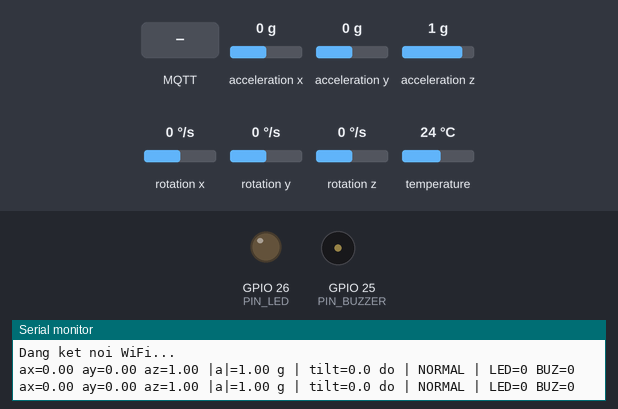
The sketch below on a simulated ESP32. Parts: output pins drawn as LEDs (lit = HIGH), buzzer (waves = sounding), the last lines printed to the serial monitor. The inputs (shaded band) are chosen by the test bench; at power-on: acceleration z 1 g, acceleration x 0 g, acceleration y 0 g, rotation x 0 °/s, rotation y 0 °/s, rotation z 0 °/s, temperature 24 °C. WiFi joins after 1.5 s; servers stay silent unless stated; no MQTT or app messages arrive unless stated.

Above: at 1.2 s.
1.3 s: acceleration z set to -0.6 g
4.0 s: acceleration z set to -0.9 g
5.5 s: MQTT message "ON" arrives on the first subscribed topic
At 6.3 s:
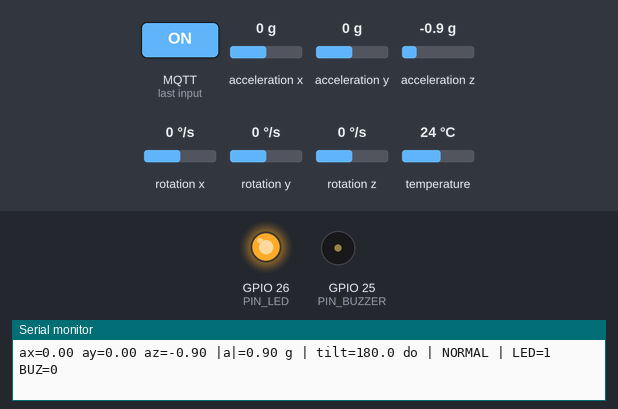
7.0 s: MQTT message "ON" arrives on the second subscribed topic
At 7.5 s:
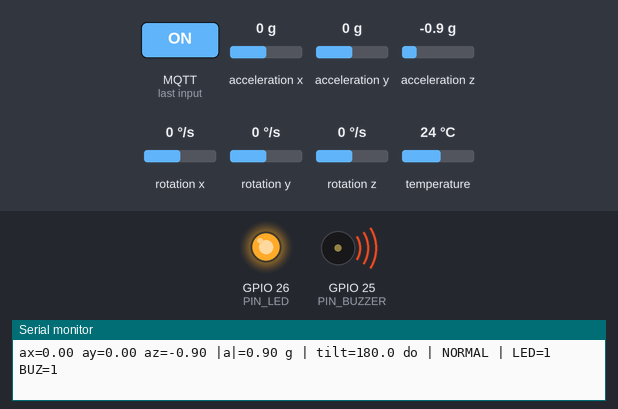
8.5 s: MQTT message "0" arrives on the first subscribed topic
At 9.7 s:
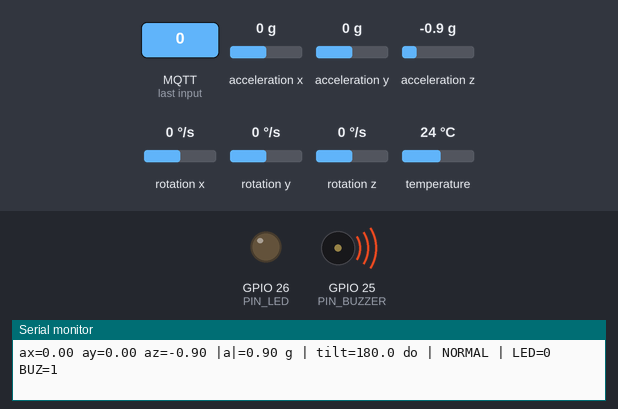
10.0 s: MQTT message "1" arrives on the first subscribed topic
At 11.0 s:
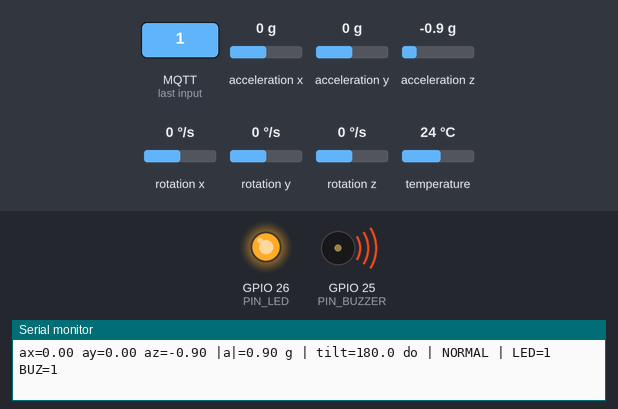
Timing chart, 0 to 12.5 s (numbered marks = the images above; inputs shaded):
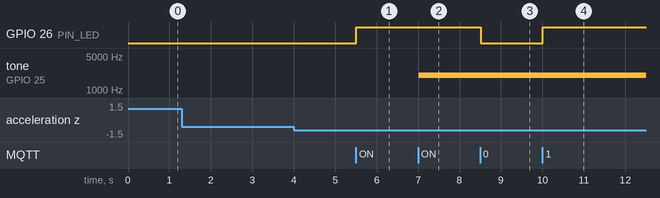

Measured:
- after the input at 5.5 s, GPIO 26 (PIN_LED): LOW → HIGH at once
- after the input at 7.0 s, tone on GPIO 25 (PIN_BUZZER): silent → 2000 Hz at once
- after the input at 8.5 s, GPIO 26 (PIN_LED): HIGH → LOW at once
- after the input at 10.0 s, GPIO 26 (PIN_LED): LOW → HIGH at once

The sketch:

fall_detection_rtos.ino
```cpp
#include <WiFi.h>
#include <Wire.h>
#include <PubSubClient.h>
#include <Adafruit_MPU6050.h>
#include <Adafruit_Sensor.h>

// ====== CAU HINH ======
const char* WIFI_SSID = "Wokwi-GUEST";   // WiFi that: doi lai ten/mat khau
const char* WIFI_PASS = "";
const char* MQTT_HOST = "broker.hivemq.com";
const int   MQTT_PORT = 1883;

#define PREFIX "fall_demo_5a7c/"          // <-- DOI thanh ten rieng, trung voi index.html
const char* T_DATA = PREFIX "data";
const char* T_LED  = PREFIX "cmd/led";
const char* T_BUZ  = PREFIX "cmd/buzzer";
const char* T_RST  = PREFIX "cmd/reset";

#define PIN_LED    26
#define PIN_BUZZER 25

// ====== NGUONG THUAT TOAN TE NGA ======
const float FREEFALL_G         = 0.5;    // |a| < 0.5 g  -> roi tu do
const float IMPACT_G           = 2.0;    // |a| > 2.0 g  -> va cham manh
const float TILT_JUMP_DEG      = 50.0;   // goc doi > 50 do trong ~0.5 s -> nghieng dot ngot
const float TILT_LYING_DEG     = 60.0;   // goc > 60 do -> dang nam
const unsigned long FREEFALL_WINDOW_MS = 1000;  // sau roi tu do phai co va cham trong 1 s
const unsigned long CONFIRM_MS         = 1500;  // cho 1.5 s sau va cham roi xac nhan

const uint32_t SAMPLE_PERIOD_MS  = 100;   // doc cam bien 10 Hz
const uint32_t PUBLISH_PERIOD_MS = 500;   // in Serial + gui queue moi 0.5 s

// ====== KIEU DU LIEU ======
enum State : uint8_t { NORMAL, FREEFALL, IMPACT_WAIT, FALL };
const char* stateName[] = { "NORMAL", "FREEFALL", "IMPACT", "FALL" };

// Goi du lieu day du: Task doc data -> dataQueue -> Task truyen data
struct SensorData {
  float ax, ay, az;     // g
  float aTotal;         // g
  float tilt;           // do
  uint8_t state;        // State
};

// Ban tin canh bao: Task doc data / MQTT callback -> alertQueue -> Task canh bao
enum AlertType : uint8_t {
  ALERT_STATE,          // value = State (tu thuat toan)
  CMD_LED,              // value = 0/1 (manual)
  CMD_BUZZER            // value = 0/1 (manual)
};
struct AlertMsg {
  AlertType type;
  uint8_t   value;
};

// ====== DOI TUONG DUNG CHUNG ======
QueueHandle_t dataQueue  = NULL;   // "data Queue"
QueueHandle_t alertQueue = NULL;   // "data Alert"

Adafruit_MPU6050 mpu;
WiFiClient wifiClient;
PubSubClient mqtt(wifiClient);

volatile bool ledOn = false;          // chi TaskCanhBao ghi
volatile bool buzOn = false;          // chi TaskCanhBao ghi
volatile bool resetRequest = false;   // MQTT callback ghi, TaskDocData doc roi xoa

// ====== TASK CANH BAO (Core 1) ======
void setOutputs(bool led, bool buz) {
  ledOn = led;
  buzOn = buz;
  digitalWrite(PIN_LED, led);
  if (buz) tone(PIN_BUZZER, 2000);
  else     noTone(PIN_BUZZER);
}

void TaskCanhBao(void* pv) {
  AlertMsg msg;
  uint8_t lastState = NORMAL;

  for (;;) {
    if (xQueueReceive(alertQueue, &msg, portMAX_DELAY) != pdTRUE) continue;

    switch (msg.type) {
      case ALERT_STATE:
        if (msg.value == FALL) {
          setOutputs(true, true);                 // tu dong bat Den + Coi
        } else if (lastState == FALL) {
          setOutputs(false, false);               // het canh bao (Reset)
        }
        lastState = msg.value;
        break;

      case CMD_LED:                               // che do manual
        setOutputs(msg.value, buzOn);
        break;

      case CMD_BUZZER:
        setOutputs(ledOn, msg.value);
        break;
    }
  }
}

// ====== TASK DOC DATA (Core 1) ======
State state = NORMAL;
unsigned long tState = 0;
float tiltHist[5];
int   tiltIdx = 0;

// Tinh gia toc + goc nghieng tu MPU6050
void readSensor(SensorData& d, float& tiltDelta) {
  sensors_event_t a, g, temp;
  mpu.getEvent(&a, &g, &temp);
  d.ax = a.acceleration.x / 9.80665;   // m/s^2 -> g
  d.ay = a.acceleration.y / 9.80665;
  d.az = a.acceleration.z / 9.80665;
  d.aTotal = sqrt(d.ax * d.ax + d.ay * d.ay + d.az * d.az);

  // Goc nghieng cua truc Z so voi phuong thang dung (0 do = dung thang)
  if (d.aTotal > 0.1) d.tilt = degrees(acos(constrain(d.az / d.aTotal, -1.0, 1.0)));

  // So sanh voi goc cach day ~0.5 s (5 mau x 100 ms)
  tiltDelta = fabs(d.tilt - tiltHist[tiltIdx]);
  tiltHist[tiltIdx] = d.tilt;
  tiltIdx = (tiltIdx + 1) % 5;
}

// May trang thai te nga; tra ve true neu trang thai vua doi
bool detectFall(const SensorData& d, float tiltDelta) {
  unsigned long now = millis();
  bool impact     = d.aTotal > IMPACT_G;
  bool suddenTilt = tiltDelta > TILT_JUMP_DEG;
  State old = state;

  switch (state) {
    case NORMAL:
      if (d.aTotal < FREEFALL_G)         { state = FREEFALL;    tState = now; }
      else if (impact || suddenTilt)     { state = IMPACT_WAIT; tState = now; }
      break;

    case FREEFALL:
      if (impact || suddenTilt)                    { state = IMPACT_WAIT; tState = now; }
      else if (now - tState > FREEFALL_WINDOW_MS)  state = NORMAL;    // roi ngan, khong va cham
      break;

    case IMPACT_WAIT:
      if (now - tState >= CONFIRM_MS) {
        // Xac nhan: dang nam (goc lon) va nam yen (|a| ~ 1 g)
        if (d.tilt > TILT_LYING_DEG && fabs(d.aTotal - 1.0) < 0.3) {
          state = FALL;
          Serial.println("!!! PHAT HIEN TE NGA !!!");
        } else {
          state = NORMAL;                          // bao dong gia
        }
      }
      break;

    case FALL:
      break;   // giu canh bao den khi nhan lenh Reset tu Web
  }
  return state != old;
}

void TaskDocData(void* pv) {
  SensorData d = {};
  d.aTotal = 1.0;
  float tiltDelta = 0;
  uint32_t lastPublish = 0;
  TickType_t lastWake = xTaskGetTickCount();

  readSensor(d, tiltDelta);
  for (int i = 0; i < 5; i++) tiltHist[i] = d.tilt;

  for (;;) {
    vTaskDelayUntil(&lastWake, pdMS_TO_TICKS(SAMPLE_PERIOD_MS));

    readSensor(d, tiltDelta);

    // Lenh Reset tu Web
    bool changed = false;
    if (resetRequest) {
      resetRequest = false;
      state = NORMAL;
      changed = true;
    }
    changed |= detectFall(d, tiltDelta);
    d.state = state;

    // Trang thai doi -> bao cho Task canh bao
    if (changed) {
      AlertMsg am = { ALERT_STATE, (uint8_t)state };
      xQueueSend(alertQueue, &am, 0);
    }

    // Moi 0.5 s: in Serial + dua du lieu day du vao dataQueue
    uint32_t now = millis();
    if (now - lastPublish >= PUBLISH_PERIOD_MS || changed) {
      lastPublish = now;
      Serial.printf("ax=%.2f ay=%.2f az=%.2f |a|=%.2f g | tilt=%.1f do | %s | LED=%d BUZ=%d\n",
                    d.ax, d.ay, d.az, d.aTotal, d.tilt, stateName[d.state], ledOn, buzOn);
      xQueueSend(dataQueue, &d, 0);   // day day thi bo qua (mang cham), khong chan task
    }
  }
}

// ====== TASK TRUYEN DATA (Core 0) ======
void onMessage(char* topic, byte* payload, unsigned int len) {
  String msg;
  for (unsigned int i = 0; i < len; i++) msg += (char)payload[i];
  msg.trim();
  msg.toUpperCase();
  uint8_t on = (msg == "ON" || msg == "1") ? 1 : 0;
  String t(topic);

  AlertMsg am;
  if (t == T_LED)      { am = { CMD_LED, on };    xQueueSend(alertQueue, &am, 0); }
  else if (t == T_BUZ) { am = { CMD_BUZZER, on }; xQueueSend(alertQueue, &am, 0); }
  else if (t == T_RST) { resetRequest = true; }
}

bool mqttConnect() {
  String id = "esp32-fall-" + String((uint32_t)ESP.getEfuseMac(), HEX);
  if (!mqtt.connect(id.c_str())) {
    Serial.printf("MQTT loi, rc=%d\n", mqtt.state());
    return false;
  }
  mqtt.subscribe(T_LED);
  mqtt.subscribe(T_BUZ);
  mqtt.subscribe(T_RST);
  Serial.println("MQTT da ket noi");
  return true;
}

void publishData(const SensorData& d) {
  char buf[220];
  snprintf(buf, sizeof(buf),
           "{\"ax\":%.2f,\"ay\":%.2f,\"az\":%.2f,\"a\":%.2f,\"tilt\":%.1f,"
           "\"state\":\"%s\",\"led\":%d,\"buzzer\":%d}",
           d.ax, d.ay, d.az, d.aTotal, d.tilt, stateName[d.state], (int)ledOn, (int)buzOn);
  mqtt.publish(T_DATA, buf);
}

void TaskTruyenData(void* pv) {
  SensorData d;
  uint32_t tReconnect = 0;

  mqtt.setServer(MQTT_HOST, MQTT_PORT);
  mqtt.setBufferSize(512);
  mqtt.setCallback(onMessage);

  WiFi.mode(WIFI_STA);
  WiFi.begin(WIFI_SSID, WIFI_PASS, 6);            // kenh 6 cho Wokwi-GUEST
  Serial.println("Dang ket noi WiFi...");

  for (;;) {
    // 1) Chua co WiFi: cho, tuyet doi khong gui du lieu
    if (WiFi.status() != WL_CONNECTED) {
      vTaskDelay(pdMS_TO_TICKS(300));
      continue;
    }

    // 2) Co WiFi: dam bao ket noi MQTT
    if (!mqtt.connected()) {
      if (millis() - tReconnect >= 3000) {
        tReconnect = millis();
        mqttConnect();
      }
      vTaskDelay(pdMS_TO_TICKS(100));
      continue;
    }

    // 3) WiFi + MQTT thanh cong: doc dataQueue va gui len broker
    mqtt.loop();
    if (xQueueReceive(dataQueue, &d, pdMS_TO_TICKS(50)) == pdTRUE) {
      publishData(d);
    }
  }
}

// ====== SETUP / LOOP ======
void setup() {
  Serial.begin(115200);
  pinMode(PIN_LED, OUTPUT);
  pinMode(PIN_BUZZER, OUTPUT);
  setOutputs(false, false);

  Wire.begin(21, 22);
  if (!mpu.begin()) {
    Serial.println("Khong tim thay MPU6050! Kiem tra day SDA/SCL.");
    while (true) delay(1000);
  }
  mpu.setAccelerometerRange(MPU6050_RANGE_16_G);   // mac dinh +-2g se cat mat va cham
  mpu.setFilterBandwidth(MPU6050_BAND_44_HZ);

  // Tao hang doi
  dataQueue  = xQueueCreate(10, sizeof(SensorData));
  alertQueue = xQueueCreate(10, sizeof(AlertMsg));
  if (!dataQueue || !alertQueue) {
    Serial.println("Khong tao duoc Queue!");
    while (true) delay(1000);
  }

  // Tao task: (ham, ten, stack, tham so, uu tien, handle, core)
  xTaskCreatePinnedToCore(TaskTruyenData, "TruyenData", 8192, NULL, 1, NULL, 0);  // Core 0
  xTaskCreatePinnedToCore(TaskDocData,    "DocData",    4096, NULL, 2, NULL, 1);  // Core 1
  xTaskCreatePinnedToCore(TaskCanhBao,    "CanhBao",    2048, NULL, 3, NULL, 1);  // Core 1
}

void loop() {
  vTaskDelay(pdMS_TO_TICKS(1000));   // moi viec do cac task dam nhan
}
```
